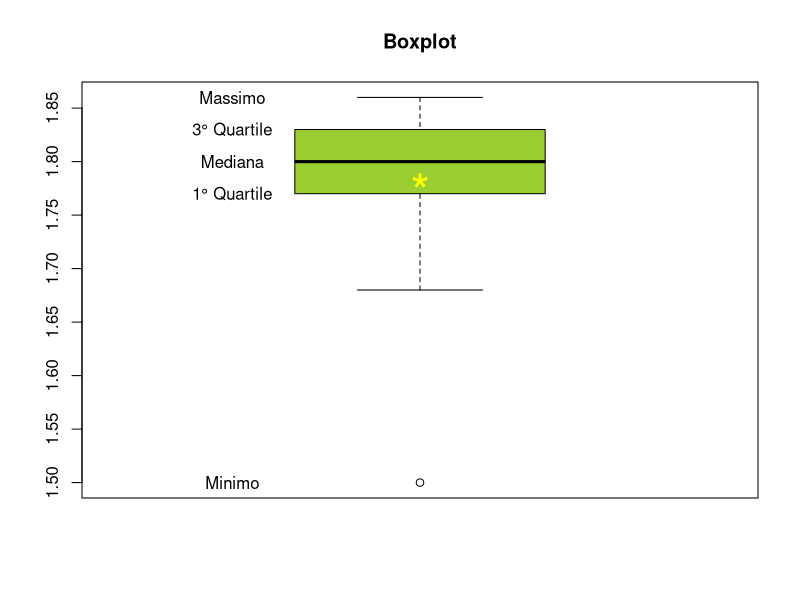
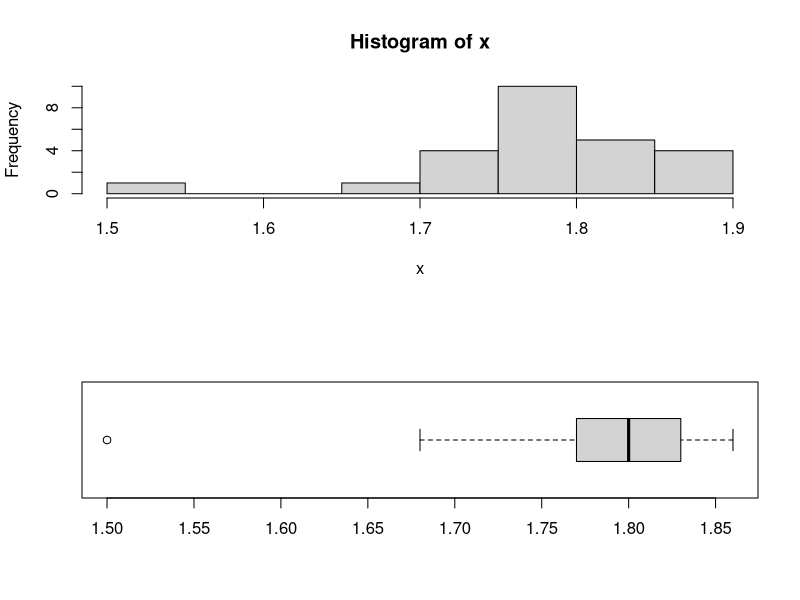
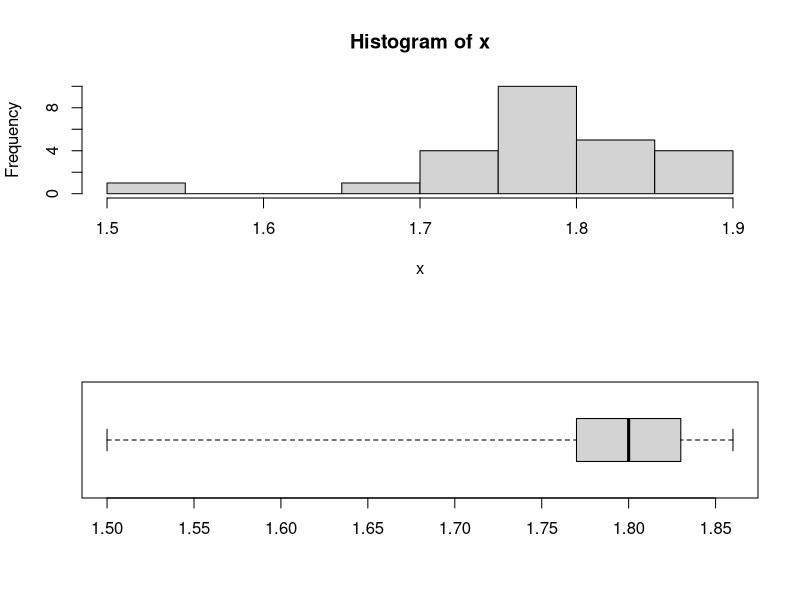
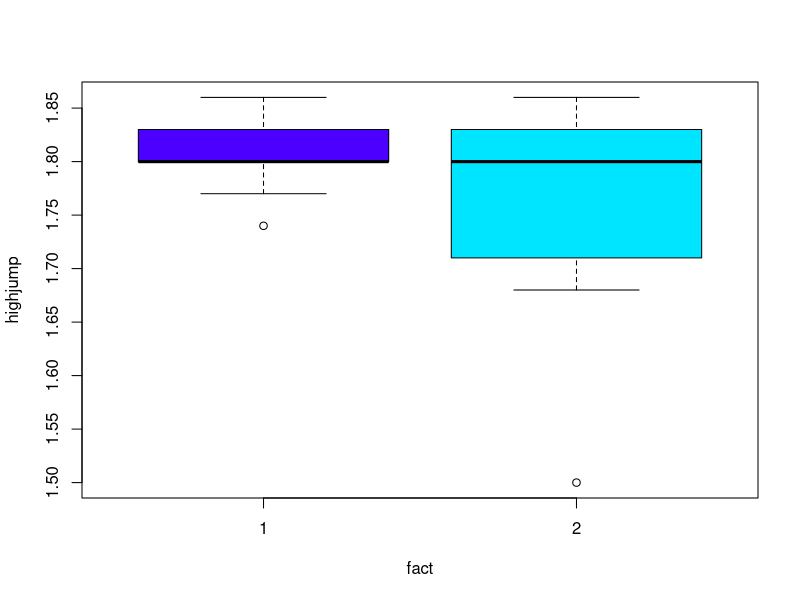

The R source for these figures, in order:

# *********************************************************************** #
#     METODI E MODELLI QUANTITATIVI DI SUPPORTO ALLE DECISIONI (MEMO)     #
#       Lab05 ** Indici di variabilità **                                 # 
#                       Dr. Carlo Cavicchia                               # 
# *********************************************************************** #

decathlon <- read.csv("dati.csv")


# concentriamoci sulla variabile Long.jump
x = decathlon$highjump

# una sintesi complessiva
summary(x)
 
# la funzione summary restituisce un output "dedicato" a seconda del
# tipo di oggetto che riceve come input
# quindi ad esempio per un factor (variabile qualitativa)
# ci restituisce la tabella di frequenza
decathlon$fact <- factor(c(rep(1,10),rep(2,15)))
summary(decathlon$fact)

# Minimo&Massimo
Min = min(x)
Min
Max = max(x)
Max

# mediana
median(x)
Me = median(x)
Me 

quantile(x)
probs = seq(0, 1, 0.25)

# quartili
Q1 = quantile(x, probs = 0.25)
Q1
Q3 = quantile(x,0.75)
Q3

# Dove li vedete di nuovo tutti insieme appassionatamente??

boxplot(x, col = "yellowgreen", main = "Boxplot")

text(0.7, Me, "Mediana")
text(0.7, Q1, "1° Quartile")
text(0.7, Q3, "3° Quartile")

text(0.7, Min, "Minimo")
text(0.7, Max, "Massimo")

# e la media
media = mean(x, na.rm = T)
points(media, col = "yellow", pch = "*", cex = 3)

# notate la corrispondenza tra l'istogramma e il boxplot
par(mfrow = c(2,1))
hist(x)
boxplot(x, horizontal = T)

par(mfrow = c(2,1))
hist(x)
boxplot(x, horizontal = T, range = 0) # l'opzione range = 0 fa sì che i baffi vadano dal Min al Max


# Indici di variabilità ---------------------------------------------------


# Campo di Variazione
Range = Max - Min
Range
diff(range(x))

# Differenza Interquartile
Diff.IntQ = Q3 - Q1
Diff.IntQ

# Varianza
# Calcoliamocela pezzo per pezzo:

# * scarti dalla media:
x - mean(x)

# (che peraltro sappiamo che sommano a 0)
sum(x - mean(x))
# (...praticamente 0...)

# * scarti dalla media elevati al quadrato
(x - mean(x))^2

# * somma degli scarti dalla media elevati al quadrato
sum((x - mean(x))^2)
# (detta anche DEVIANZA)

# * somma degli scarti dalla media elevati al quadrato diviso n
n = length(x)
sum((x - mean(x))^2)/n
# o equivalentemente
# * media degli scarti dalla media elevati al quadrato
mean((x - mean(x))^2)

# Ma ti pare che qualcuno non ci ha pensato prima a una funzione che la calcola???
var(x)
# ops! Ma non è uguale...come mai??

# In effetti quella che ci propone R è la cosiddetta varianza campionaria corretta...
sum((x - mean(x))^2)/(n-1)
# che è tale e quale alla nostra ma divisa per (n-1)
# Il motivo vero sarà noto quando studierete inferenza
# Per adesso possiamo comunque dire che quando n è grande c'è poca differenza, giusto?
# e per ottenere quello che intediamo noi...possiamo sempre usare 
var(x)
# e "correggerla" moltiplicando per un fattore (n-1)/n
sigma2 = var(x)*(n-1)/n
sigma2

# Deviazione standard o Scarto quadratico medio
# * è definito come la radice quadrata della varianza
sigma = sqrt(sigma2)
sigma
# anche qui esiste la funzione
sd(x)
# che è calcolata coerentemente rispetto a var() 
# e per ottenere quello che intediamo noi...possiamo sempre "correggere"
sigma = sd(x)*sqrt((n-1)/n)
sigma

# Coefficiente di variazione
cv = sigma/media

# Median Absolute Deviation
mad(x)

# Piccola <IMPORTANTE> parentesi: Definizione di funzioni -----------------

# Possiamo definire anche noi delle nuove funzioni!!

# ad esempio ci può servire una funzione che ci restituisce la varianza non corretta

sigma2.fun = function(dati){
  
  n = length(dati)
  
  sigma2 = var(dati)*(n-1)/n
  
  return(sigma2)
}

mode(sigma2.fun)
sigma2.fun(x)

# o analogamente la deviazione standard non corretta

sigma.fun = function(dati){
  
  n = length(dati)
  
  sigma = sqrt(var(dati)*(n-1)/n)
  
  return(sigma)
}

mode(sigma.fun)
sigma.fun(x)

# o ancora il coefficiente di variazione

cv.fun = function(dati){
  
  n = length(dati)
  
  sigma = sqrt(var(dati)*(n-1)/n)
  
  cv = sigma/mean(dati)
  
  return(cv)
}

mode(cv.fun)
cv.fun(x)

myvar.fun = function(dati){
  
  n = length(dati)
  sigma2 = var(dati)*(n-1)/n
  sigma = sqrt(sigma2)
  cv = sigma/mean(dati)
  rr = range(dati)
  
  out = list(sigma2 = sigma2, sigma = sigma, cv = cv, rr = rr)
  
  return( out )
}

indici.var = myvar.fun(x)
indici.var$sigma

# Analisi per gruppi ------------------------------------------------------

# Consideriamo i diversi sottogruppi ottenuti stratificando per Competizione
par(mfrow = c(1,1))
boxplot(highjump ~ fact, data = decathlon, col = topo.colors(6))

aggregate(highjump ~ fact, data = decathlon, FUN = min)
aggregate(highjump ~ fact, data = decathlon, FUN = max)
aggregate(highjump ~ fact, data = decathlon, FUN = range)

aggregate(highjump ~ fact, data = decathlon, FUN = quantile)
aggregate(highjump ~ fact, data = decathlon, FUN = quantile, c(0.33))

aggregate(highjump ~ fact, data = decathlon, FUN = var)
aggregate(highjump ~ fact, data = decathlon, FUN = sd)
aggregate(highjump ~ fact, data = decathlon, FUN = sigma.fun)
aggregate(highjump ~ fact, data = decathlon, FUN = sigma2.fun)


